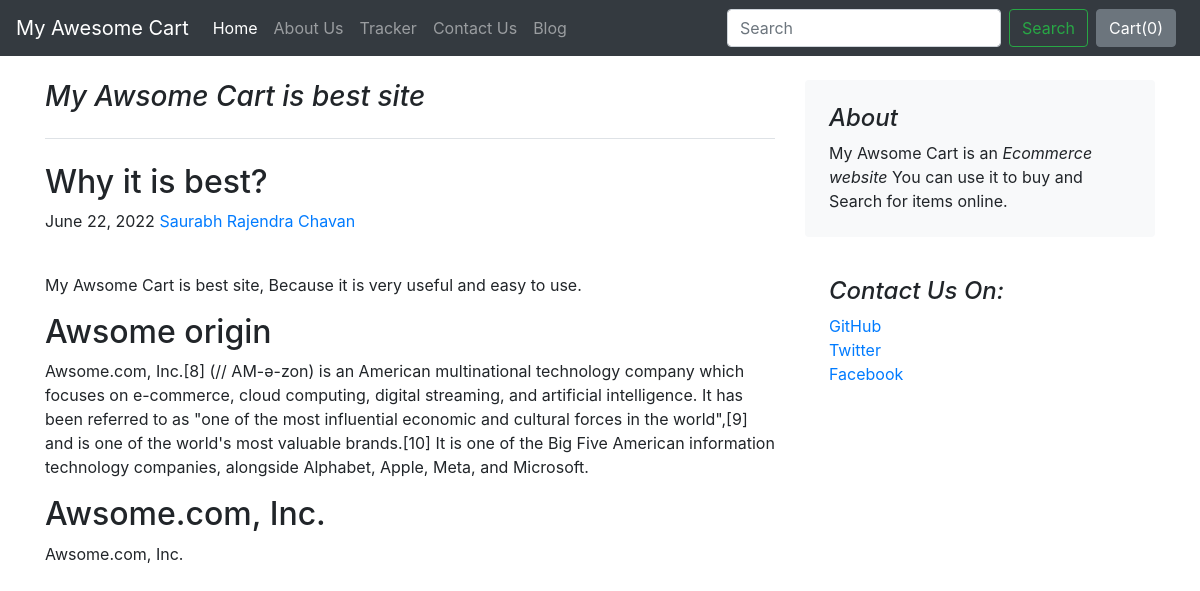
The page /blog/blogpost/1 on the database its author committed.
### blog/models.py (models this page shows, shortened)
class Blogpost(models.Model):
    post_id=models.AutoField(primary_key=True)
    title=models.CharField(max_length=50)
    head0= models.CharField(max_length=500, default="")
    chead0= models.CharField(max_length=5000, default="")
    head1= models.CharField(max_length=500,default="")
    chead1= models.CharField(max_length=5000,default="")
    head2=models.CharField(max_length=500,default=0)
    chead2=models.CharField(max_length=5000,default=0)
    pub_date=models.DateField()
    thumbnail=models.ImageField(upload_to="shop/image", default="")

### blog/views.py (the view)
# urls.py: path("blogpost/<int:id>", views.blogpost, name="blogPost"),
def blogpost(request, id):
    post= Blogpost.objects.filter(post_id=id)[0]
    return render(request,'blog/blogpost.html',{'post': post})

### blog/templates/blog/blogpost.html (shortened to what this page needs)
{%extends 'shop/basic.html'%}
{% block body %}
<div class="container">
<div class="row mt-4">
    <div class="col-md-8 blog-main">
      <h3 class="pb-4 mb-4 font-italic border-bottom">
        {{post.title}}
      </h3>
      <div class="blog-post">
        <h2 class="blog-post-title">{{post.head0}}</h2>
        <p class="blog-post-meta">{{post.pub_date}} <a href="#">Saurabh Rajendra Chavan</a></p>
<div class="fb-like" data-href="http://127.0.0.1:8000/blog/blogpost/{{post.post_id}}" data-width="" data-layout="button" data-action="like" data-size="small" data-share="true"></div><br>
        <p>{{post.chead0}}</p>
        <h2>{{post.head1}}</h2>
        <p>{{post.chead1}}</p>
          <h2>{{post.head2}}</h2>
        <p>{{post.head2}}</p>
             </div>
    </div>
    <aside class="col-md-4 blog-sidebar">
      <div class="p-4 mb-3 bg-light rounded">
        <h4 class="font-italic">About</h4>
        <p class="mb-0">My Awsome Cart is an <em>Ecommerce website</em> You can use it to buy and Search for items online.</p>
      </div>
      <div class="p-4">
        <h4 class="font-italic">Contact Us On: </h4>
        <ol class="list-unstyled">
          <li><a href="#">GitHub</a></li>
          <li><a href="#">Twitter</a></li>
          <li><a href="#">Facebook</a></li>
        </ol>
      </div>
    </aside>
  </div>
    </div>
{% endblock %}

### rows shown on the page
Blogpost: title "My Awsome Cart is best site", head0 "Why it is best?", pub_date "June 22, 2022", chead0 "My Awsome Cart is best site, Because it is very useful and easy to use.", head1 "Awsome origin", chead1 "Awsome.com, Inc.[8] (// AM-ə-zon) is an American multinational technology company which focuses on e-commerce, cloud computing, digital streaming, and artificial intelligence. It has been referred to as \"one of the most influential economic and cultural forces in the world\",[9] and is one of the world's most valuable brands.[10] It is one of the Big Five American information technology companies, alongside Alphabet, Apple, Meta, and Microsoft.", head2 "Awsome.com, Inc."
